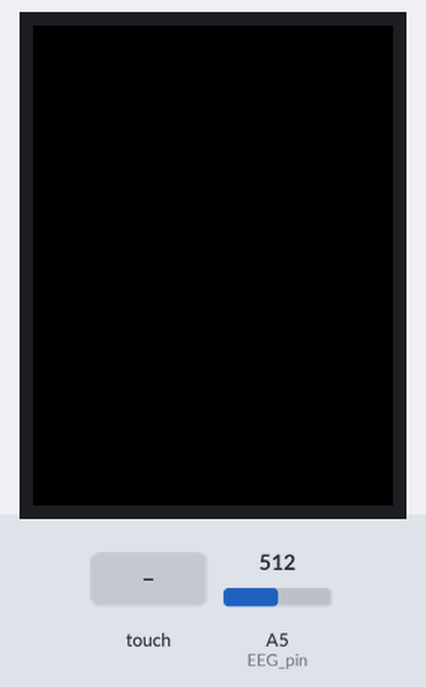
Bench run of a sketch on a simulated Arduino Uno, built with avr-gcc and run on an emulated ATmega328P. On the bench: 240×320 colour display. The test bench sets the inputs (shaded band); at power-on: A5 (EEG_pin) = 512. What the sketch prints to the serial monitor is not drawn.

Above: at 1.4 s.
1.5 s: touch panel pressed at 13 % / 10 % of its raw x / y range
At 2.2 s:
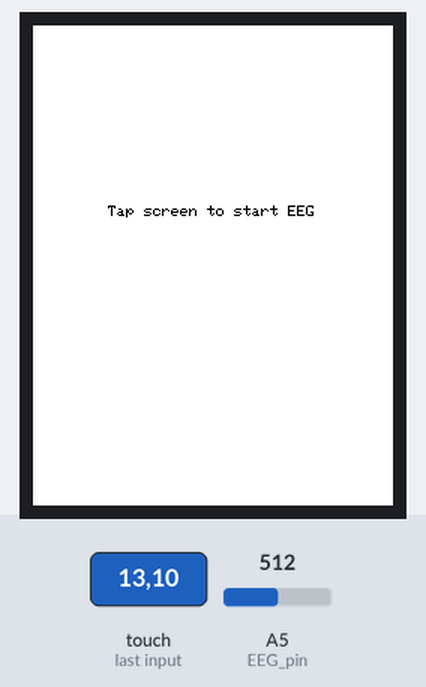
3.3 s: touch panel pressed at 38 % / 10 % of its raw x / y range
At 11.8 s:
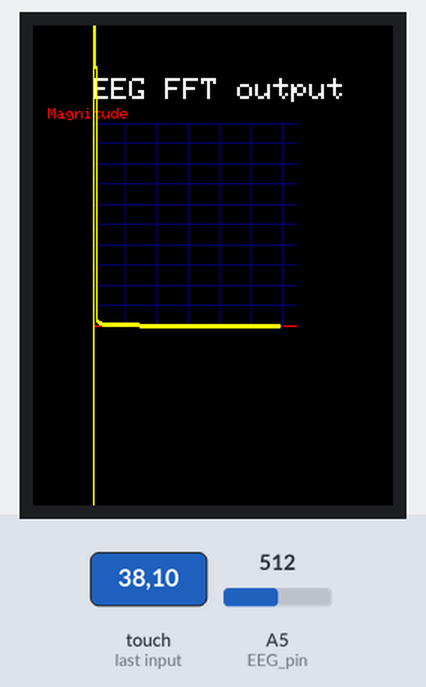
Timing chart, 0 to 12.3 s (numbered marks = the images above; inputs shaded):
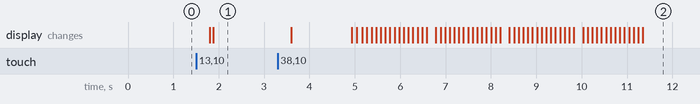

Measured:
- after the input at 1.5 s, the display: first changes after 0.30 s (image 1 shows a later state)
- after the input at 3.3 s, the display: first changes after 0.30 s (image 2 shows a later state)

The sketch:

Hand_Held_EEG.ino
```cpp
/*
	FFT analysis of EEG electrical data

  This program takes voltage readings from a BITalino EEG sensor on analog pin 5
  and runs an FFT analysis which transfers the code from a voltage time domain
  to a frequency magnitude domain. This allows for the data to be analyzed
  to monitor brain activity.

  The program requires an arduino uno (or mega). An arduino mega is reccomended
  due to the pin useage of the TFT touchshield.

	Circuit:
	2.8" 320x240 Adafruit TFT Touchshield - ILI9341 (https://www.adafruit.com/product/1770)
	This is used for both touchscreen inputs and the graphical outputs.
	Inputs:
	3 Pre-gelled electrods (https://www.3m.com/3M/en_US/company-us/all-3m-products/~/3M-Red-Dot-Monitoring-Electrode-with-Foam-Tape-and-Sticky-Gel/?N=5002385+3293316191&rt=rud)
	Bitalino EEG microprocessor (https://bitalino.com/en/plugged-kit-bt)

	Libraries:
	Arduino FFT: https://github.com/kosme/arduinoFFT
	SPI: https://github.com/PaulStoffregen/SPI
	Wire: https://github.com/esp8266/Arduino/blob/master/libraries/Wire/Wire.h
	Adafruit ILI9341: https://github.com/adafruit/Adafruit_ILI9341
	Adafruit STMPE610: https://github.com/adafruit/Adafruit_STMPE610
	Adafruit GFX: https://github.com/adafruit/Adafruit-GFX-Library/archive/master.zip


  Graph Function: https://github.com/KrisKasprzak/GraphingFunction

	Date created: 4/24/20
	By: Thomas Pond & Ivan Oon
	Modified: 4/29/20
	By: Thomas Pond

*/
#include <arduinoFFT.h>                 //FFT library
#include <Adafruit_GFX.h>               //Core graphics library
#include <SPI.h>
#include <Wire.h>                       //Library isn't used, however the code doesn't work without it.
#include <Adafruit_ILI9341.h>           //Library for the graphic interface on the TFT touchshield
#include <Adafruit_STMPE610.h>          //Library used for the hardware interface with the TFT touchshield

#define BLUE          0x001F
#define GREEN         0x07E0
#define CYAN          0x07FF
#define RED           0xF800
#define YELLOW        0xFFE0
#define ORANGE        0xFD20
#define PINK          0xF81F
#define WHITE         0xFFFF
#define BLACK         0x0000
#define DKBLUE        0x000D

// Calibration data for the raw touch data to the screen coordinates
#define TS_MINX 150
#define TS_MINY 130
#define TS_MAXX 3800
#define TS_MAXY 4000
double ox, oy ;                  //Previous spot placeholder for the graphic program
boolean display1 = true;         //This boolean statement determines if the graph is visible or not
int x = 0, y = 0;                //This initializes the x and y coordinante system
int EEG_val;                     //This initializes the analog data that will be collected

//Below is the data used to initialize the FFT function used below

#define SAMPLES 128              //Used for the FFT, must be a power of 2
#define SAMPLING_FREQUENCY 120   //unit is Hz, must be less than 10000 due to ADC
arduinoFFT FFT = arduinoFFT();
unsigned int sampling_period_us;
unsigned long microseconds;
double vReal[SAMPLES];
double vImag[SAMPLES];


// The STMPE610 is initialized on pin #8
#define STMPE_CS 8
Adafruit_STMPE610 ts = Adafruit_STMPE610(STMPE_CS);

// This will initialize the pins for the display on pins #9 and #10
#define TFT_CS 10
#define TFT_DC 9
Adafruit_ILI9341 tft = Adafruit_ILI9341(TFT_CS, TFT_DC);


//Button state
boolean read_state = true; //This initializes the switch state as on which is used later for the button press indication
int EEG_pin = A5; //Analog input of the EEG


void setup() {
  // Initializes start of TFT
  tft.begin();
  Serial.begin(115200);
  // Start our touchscreen
  if (!ts.begin()) {
    while (1);
  }
  sampling_period_us = round(1000000 * (1.0 / SAMPLING_FREQUENCY));
  // Initialize EEG pin as an input
  pinMode(EEG_pin, INPUT);

  tft.fillScreen(ILI9341_BLACK);

}


void loop() {


  // Initial check to see if there is any touch indicaiton.
  if (ts.bufferEmpty()) {
    return;
  }

  // Retrieve a point based on touch.
  TS_Point p = ts.getPoint();

  // This maps the touch screen scale based on the callibration.
  p.x = map(p.x, TS_MINX, TS_MAXX, 0, tft.width());
  p.y = map(p.y, TS_MINY, TS_MAXY, 0, tft.height());


  //This if statement looks for a change in pressure anywhere on the screen.
  if ((p.x > 0 && p.x < 230) && (p.y > 0 && p.y < 320)) {
    read_state = ! read_state; //This uses a change of boolean logic to indicate an activation of the switch
    delay(300);                //This delay is used to adjust the sensitivity of the touchscreen.
  }
  if (read_state) {
    display1 = true;
    tft.fillScreen(ILI9341_BLACK);
    for (int i = 0; i < SAMPLES; i++)
    {
      microseconds = micros();             //Used to protect from overflow.
      EEG_val = analogRead(EEG_pin);       //This is the analog read of the EEG data from the analog pin.
      vReal[i] = EEG_val;
      vImag[i] = 0;

      while (micros() < (microseconds + sampling_period_us)) {
      }
    }
    FFT.Windowing(vReal, SAMPLES, FFT_WIN_TYP_HAMMING, FFT_FORWARD);
    FFT.Compute(vReal, vImag, SAMPLES, FFT_FORWARD);
    FFT.ComplexToMagnitude(vReal, vImag, SAMPLES);

    for (int i = 0; i < (SAMPLES / 2); i++)
    {

      //Uncomment out these two serial print commands in order to export the data to excel.
      Serial.print((i * 1.0 * SAMPLING_FREQUENCY) / SAMPLES, 1);
      Serial.print(" , ");
      x = (i * 1.0 * SAMPLING_FREQUENCY) / SAMPLES; //Frequency read from FFT
      y = vReal[i];                                 //Magnitude read from FFT
      Serial.println(vReal[i], 1);    //This line is used to show the FFT chart in the serial plotter.

      //The graph function below is provided by Kris Kasprzak. His Github tutorial is linked in the title.
      Graph(tft, x, y, 40, 200, 135, 135, 0, 64, 10, 0, 3000, 300, "EEG FFT output", "", "Magnitude", DKBLUE, RED, YELLOW, WHITE, BLACK, display1);

      delay(100);  //repeats the process every 100 milliseconds.
    }


  }

  else {
    display1 = false;    //This stops the display of data on the graph.
    //Below is used to set the screen to white and indicate a command for the user.
    tft.fillScreen(ILI9341_WHITE);
    tft.setCursor(50, 120);
    tft.setTextColor(ILI9341_BLACK);
    tft.setTextSize(1);
    tft.print("Tap screen to start EEG");

  }

}

//This graph function below is provided by Kris Kasprzak.
//There were minor changes based on the scaling of the FFT analysis.
//Link to the github for more information: https://github.com/KrisKasprzak/GraphingFunction


void Graph(Adafruit_ILI9341 &d, double x, double y, double gx, double gy, double w, double h, double xlo, double xhi, double xinc, double ylo, double yhi, double yinc, String title, String xlabel, String ylabel, unsigned int gcolor, unsigned int acolor, unsigned int pcolor, unsigned int tcolor, unsigned int bcolor, boolean &redraw) {

  double ydiv, xdiv;
  // initialize old x and old y in order to draw the first point of the graph
  // but save the transformed value
  // note my transform funcition is the same as the map function, except the map uses long and we need doubles
  //static double ox = (x - xlo) * ( w) / (xhi - xlo) + gx;
  //static double oy = (y - ylo) * (gy - h - gy) / (yhi - ylo) + gy;
  double i;
  double temp;
  int rot, newrot;

  if (redraw == true) {

    redraw = false;
    ox = (x - xlo) * ( w) / (xhi - xlo) + gx;
    oy = (y - ylo) * (gy - h - gy) / (yhi - ylo) + gy;
    // draw y scale
    for ( i = ylo; i <= yhi; i += yinc) {
      // compute the transform
      temp =  (i - ylo) * (gy - h - gy) / (yhi - ylo) + gy;

      if (i == 0) {
        d.drawLine(gx, temp, gx + w, temp, acolor);
      }
      else {
        d.drawLine(gx, temp, gx + w, temp, gcolor);
      }

      d.setTextSize(1);
      d.setTextColor(tcolor, bcolor);
      d.setCursor(gx - 40, temp);
    }
    // draw x scale
    for (i = xlo; i <= xhi; i += xinc) {

      // compute the transform

      temp =  (i - xlo) * ( w) / (xhi - xlo) + gx;
      if (i == 0) {
        d.drawLine(temp, gy, temp, gy - h, acolor);
      }
      else {
        d.drawLine(temp, gy, temp, gy - h, gcolor);
      }

      d.setTextSize(1);
      d.setTextColor(tcolor, bcolor);
      d.setCursor(temp, gy + 10);
    }

    //Draws the labels
    d.setTextSize(2);
    d.setTextColor(tcolor, bcolor);
    d.setCursor(gx, gy - h - 30);
    d.println(title);

    d.setTextSize(1);
    d.setTextColor(acolor, bcolor);
    d.setCursor(gx, gy + 20);
    d.println(xlabel);

    d.setTextSize(1);
    d.setTextColor(acolor, bcolor);
    d.setCursor(gx - 30, gy - h - 10);
    d.println(ylabel);


  }

  //graph drawn now plot the data
  x =  (x - xlo) * ( w) / (xhi - xlo) + gx;
  y =  (y - ylo) * (gy - h - gy) / (yhi - ylo) + gy;
  d.drawLine(ox, oy, x, y, pcolor);
  d.drawLine(ox, oy + 1, x, y + 1, pcolor);
  d.drawLine(ox, oy - 1, x, y - 1, pcolor);
  ox = x;
  oy = y;

}
```
